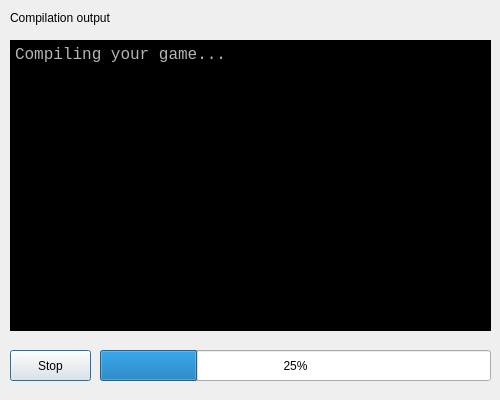
<?xml version="1.0" encoding="UTF-8"?>
<ui version="4.0">
 <class>CompileDialog</class>
 <widget class="QDialog" name="CompileDialog">
  <property name="geometry">
   <rect>
    <x>0</x>
    <y>0</y>
    <width>500</width>
    <height>400</height>
   </rect>
  </property>
  <property name="minimumSize">
   <size>
    <width>500</width>
    <height>400</height>
   </size>
  </property>
  <property name="maximumSize">
   <size>
    <width>500</width>
    <height>400</height>
   </size>
  </property>
  <property name="windowTitle">
   <string>Dialog</string>
  </property>
  <widget class="QPushButton" name="btnStop">
   <property name="geometry">
    <rect>
     <x>10</x>
     <y>350</y>
     <width>81</width>
     <height>31</height>
    </rect>
   </property>
   <property name="text">
    <string>Stop</string>
   </property>
   <property name="icon">
    <iconset resource="resources.qrc">
     <normaloff>:/icons/cancel</normaloff>:/icons/cancel</iconset>
   </property>
  </widget>
  <widget class="QProgressBar" name="prbProgress">
   <property name="geometry">
    <rect>
     <x>100</x>
     <y>350</y>
     <width>391</width>
     <height>31</height>
    </rect>
   </property>
   <property name="value">
    <number>25</number>
   </property>
  </widget>
  <widget class="QPlainTextEdit" name="txtConsole">
   <property name="geometry">
    <rect>
     <x>10</x>
     <y>40</y>
     <width>481</width>
     <height>291</height>
    </rect>
   </property>
   <property name="font">
    <font>
     <family>Consolas</family>
     <pointsize>12</pointsize>
    </font>
   </property>
   <property name="autoFillBackground">
    <bool>false</bool>
   </property>
   <property name="styleSheet">
    <string notr="true">background-color: rgb(0, 0, 0);
color: rgb(181, 181, 181);</string>
   </property>
   <property name="plainText">
    <string>Compiling your game...
</string>
   </property>
  </widget>
  <widget class="QLabel" name="label">
   <property name="geometry">
    <rect>
     <x>10</x>
     <y>10</y>
     <width>171</width>
     <height>16</height>
    </rect>
   </property>
   <property name="text">
    <string>Compilation output</string>
   </property>
  </widget>
 </widget>
 <resources>
  <include location="resources.qrc"/>
 </resources>
 <connections/>
</ui>
